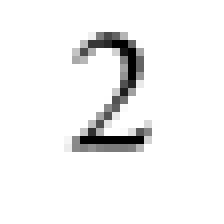
#> input picture 书籍笔记/Python神经网络编程/author_img/2828_my_own_2.png, 28 x 28 px (shown 8 times larger)
$ jupyter execute --allow-errors '06_趣味盎然..ipynb'
#> lines starting #> are read from the running program, lines starting #| are printed output that depends on the picture
### 书籍笔记/Python神经网络编程/source.py
# 计算模块
import numpy as np
# 特殊公式模块
import scipy.special as sp
import os
import matplotlib.pyplot as plt
from scipy import ndimage

# 随机权重矩阵
def random_weight_matrix(len1, len2):
    # 正态分布
    return np.random.normal(0.0, pow(len1, -0.5), (len1, len2))

# 转为矩阵
def convert_matrix(list):
    return np.array(list, ndmin=2).T

# 计算操作
def output_calc(weight, input, activation_fn):
    return activation_fn(np.dot(weight, input))

# 标准化输入
def normalize_mtx(arr):
    return np.asfarray(arr[1:]) / 255 * 0.99 + 0.01

# 将相对路径转为绝对路径
def abs_dir(relative_path):
    # return os.path.abspath(relative_path)
    return os.path.normpath(os.path.join(os.path.dirname(os.path.abspath(__file__)), relative_path))

# [15 lines left out: function draw, not called in this run]

# 旋转图像
def rotate_img(px_arr, angle=10):
    return ndimage.interpolation.rotate(np.asfarray(px_arr).reshape(28,28), angle, cval=0.01, order=1, reshape=False)

# [7 lines left out: function normalize_and_scale, not called in this run]

# 定义神经网络类
class neuralNetwork:
    # 初始化神经网络
    def __init__(self, nodes_info, learning_grate):
        # 输入层、隐藏层、输出层
        self.nodes_input = nodes_info['input']
        self.nodes_hide = nodes_info['hide']
        self.nodes_output = nodes_info['output']

        # 学习率
        self.lr = learning_grate

        # 输入层与隐藏层之间的权重矩阵
        self.w_ih = random_weight_matrix(self.nodes_hide, self.nodes_input)
        # 隐藏层与输出层之间的权重矩阵
        self.w_ho = random_weight_matrix(self.nodes_output, self.nodes_hide)

		# 激活函数（sigmoid）
        self.activation_fn = lambda x: sp.expit(x)
        # 反向查询
        self.inverse_activation_function = lambda x: sp.logit(x)

    # 训练神经网络
    # [37 lines left out: functions train, query, back_query, not called in this run]


def train(info):
    init = {
        'node_num': (784, 100, 10),
        'learning_grate': 0.3,
        'train_file': 'train.csv',
        'epochs': 2,
        'rotate': True,
        'rotate_info': (10, -10),
        'callback': lambda c: print('测试'),
        'callback_each_epoch': lambda i, c: print(f'第{i}世代', c)
    }

    for key in info.keys():
        init[key] = info[key]
    n_i, n_h, n_o = init['node_num']
    # 节点信息
    neural_node_info = {
        'input': n_i,
        'hide': n_h,
        'output': n_o
    }

    # 实例化一个神经网络对象
    example = neuralNetwork(neural_node_info, init['learning_grate'])
    # 以列表载入mnist训练数据集文件内容
    with open(abs_dir(init['train_file'])) as training_data_file:
        training_data_list = training_data_file.readlines()

    for e in range(init['epochs']):
        # 遍历训练数据集中的所有记录
        for record in training_data_list:
            # 用逗号分隔记录
            val_arr = record.split(',')
            # 转换输入
            inputs = normalize_mtx(val_arr)
            # 设定目标值
            targets = np.zeros(neural_node_info['output']) + 0.01
            # val_arr[0] 就是此记录的目标
            targets[int(val_arr[0])] = 0.99

            example.train(inputs, targets)

            # 旋转图像
            if(init['rotate']):
                l, r = init['rotate_info']
                if l:
                    example.train(rotate_img(inputs, l).reshape(784), targets)
                if r:
                    example.train(rotate_img(inputs, r).reshape(784), targets)

        init['callback_each_epoch'](e + 1, example)
    # 回调输入
    init['callback'](example)
    return example

# [46 lines left out: functions test, back_query, not called in this run]

# 调用
network_info = {
    'node_num': (784, 100, 10),
    'learning_grate': 0.3,
    'train_file': './mnist_dataset/pjreddie/mnist_train.csv',
    'epochs': 1,
    'rotate': True, # 是否旋转
    'rotate_info': (9, -9),
    # 最终回调
    # 'callback': lambda c: draw(back_query(3, c)),
    # 世代回调
    'callback_each_epoch': lambda *args: print(args[0])
}

# [14 lines of commented-out code are left out]

### 书籍笔记/Python神经网络编程/06_趣味盎然..ipynb
> 如果只是想了解神经网络的基本知识，那不必阅读本章。

# 自己的手写数字

可以使用 Photoshop，还有作者推荐免费开源的GIIMP。
将图片保存为png，且大小统一的图片

再将图片转为之前的数组来训练网络

[cell 1]
# pip install imageio
import numpy as np
import matplotlib.pyplot as plt
from PIL import Image


def draw(px_arr):
    img_arr = np.asfarray(px_arr).reshape((28, 28))
    plt.imshow(img_arr, cmap='Greys', interpolation='None')

img_path = './author_img/2828_my_own_2.png'

[cell 2]
# 打开png图片
image = Image.open(img_path)
#> image is the input picture: PIL image 28x28 RGBA; mean R, G, B, A 241.6, 241.6, 241.6, 248.2

# 转换为灰度图像
image = image.convert('L')
#> image: PIL image 28x28 L

# 将图像转化为一维数组
pixels = list(image.getdata())
#> pixels = 784 values, max 255 at index 0, min 0 at index 154, mean 241.6

# 输出结果
# for pixel in pixels:
#     print(pixel, end=',')

draw(pixels)

## 图片反转

[cell 3]
# 翻转颜色
inverted_pixels = [255 - pixel for pixel in pixels]
#> inverted_pixels = 784 values, max 255 at index 154, min 0 at index 0, mean 13.41

draw(inverted_pixels)
#> in draw (call 2), `img_arr = np.asfarray(px_arr).reshape((28, 28))`:
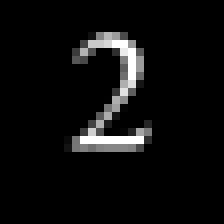
#> img_arr: shape (28, 28) float64 (shown 8 times larger); min 0, max 255, mean 13.4

[cell 4]
new_px = [-(x - 255) for x in pixels]
#> new_px has the same summary as inverted_pixels
draw(new_px)

## 神秘的黑盒子
> 一旦神经网络得到了训练，并且在测试数据上表现良好，那么基本上就成了一个黑盒子
>
> 你不知道这个黑盒子如何计算出答案，但它确实成功算了出来

### 反向查询

[cell 5]
import source as src

[cell 6]
network_info = {
    'node_num': (784, 100, 10),
    'learning_grate': 0.3,
    'train_file': './mnist_dataset/mini/mnist_train_100.csv',
    'epochs': 1
}

#> (the rest of this cell did not finish here and is left out)

target = range(10)
val = src.back_query(target, example)
src.draw(val, len(target)/2)

## 创建新的训练数据：旋转图像
> 可以利用已有的样本，通过顺逆时针旋转它们
>
> 例如旋转10度，创建新的样本

[cell 7]
from scipy import ndimage
import numpy as np

def rotate_img(px_arr, angle=10):
    return ndimage.interpolation.rotate(np.asfarray(px_arr).reshape(28,28), angle, cval=0.01, order=1, reshape=False)

# draw(rotate_img(val[0]))
#> (the rest of this cell did not finish here and is left out)

[cell 8]
network_info = {
    'node_num': (784, 200, 10),
    'learning_grate': 0.1,
    'train_file': './mnist_dataset/pjreddie/mnist_train.csv',
    'epochs': 1
}
#> (the rest of this cell did not finish here and is left out)


print(src.test(n, './mnist_dataset/pjreddie/mnist_test.csv')[0])

[cell 9]
network_info = {
    'node_num': (784, 200, 10),
    'learning_grate': 0.01,
    'train_file': './mnist_dataset/pjreddie/mnist_train.csv',
    'epochs': 10
}
#> (the rest of this cell did not finish here and is left out)


print(src.test(n, './mnist_dataset/pjreddie/mnist_test.csv')[0])


$ run again, with 书籍笔记/Python神经网络编程/author_img/2828_my_own_3.png copied over 书籍笔记/Python神经网络编程/author_img/2828_my_own_2.png
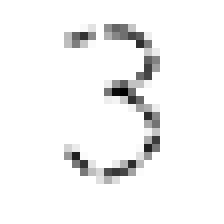
#> input picture 书籍笔记/Python神经网络编程/author_img/2828_my_own_3.png, 28 x 28 px (shown 8 times larger)
#> image is the input picture: PIL image 28x28 RGB; min 0, max 255, mean 243.8
#> image: PIL image 28x28 L
#> pixels = 784 values, max 255 at index 0, min 0 at index 323, mean 243.8
#> inverted_pixels = 784 values, max 255 at index 323, min 0 at index 0, mean 11.19
#> in draw (call 2), `img_arr = np.asfarray(px_arr).reshape((28, 28))`:
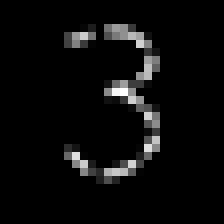
#> img_arr: shape (28, 28) float64 (shown 8 times larger); min 0, max 255, mean 11.2
#> new_px has the same summary as inverted_pixels

$ run again, with 书籍笔记/Python神经网络编程/author_img/2828_my_own_4.png copied over 书籍笔记/Python神经网络编程/author_img/2828_my_own_2.png
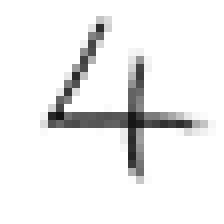
#> input picture 书籍笔记/Python神经网络编程/author_img/2828_my_own_4.png, 28 x 28 px (shown 8 times larger)
#> image is the input picture: PIL image 28x28 RGB; min 18, max 255, mean 238.1
#> image: PIL image 28x28 L
#> pixels = 784 values, max 255 at index 0, min 18 at index 399, mean 238.1
#> inverted_pixels = 784 values, max 237 at index 399, min 0 at index 0, mean 16.88
#> in draw (call 2), `img_arr = np.asfarray(px_arr).reshape((28, 28))`:
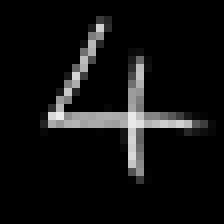
#> img_arr: shape (28, 28) float64 (shown 8 times larger); min 0, max 237, mean 16.9
#> new_px has the same summary as inverted_pixels

$ run again, with 书籍笔记/Python神经网络编程/author_img/2828_my_own_5.png copied over 书籍笔记/Python神经网络编程/author_img/2828_my_own_2.png
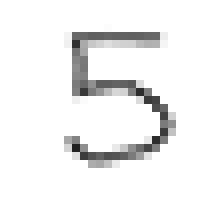
#> input picture 书籍笔记/Python神经网络编程/author_img/2828_my_own_5.png, 28 x 28 px (shown 8 times larger)
#> image is the input picture: PIL image 28x28 RGB; min 34, max 255, mean 241.4
#> image: PIL image 28x28 L
#> pixels = 784 values, max 255 at index 0, min 34 at index 513, mean 241.4
#> inverted_pixels = 784 values, max 221 at index 513, min 0 at index 0, mean 13.56
#> in draw (call 2), `img_arr = np.asfarray(px_arr).reshape((28, 28))`:
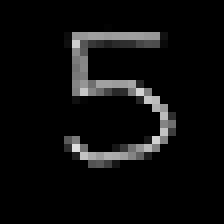
#> img_arr: shape (28, 28) float64 (shown 8 times larger); min 0, max 221, mean 13.6
#> new_px has the same summary as inverted_pixels
